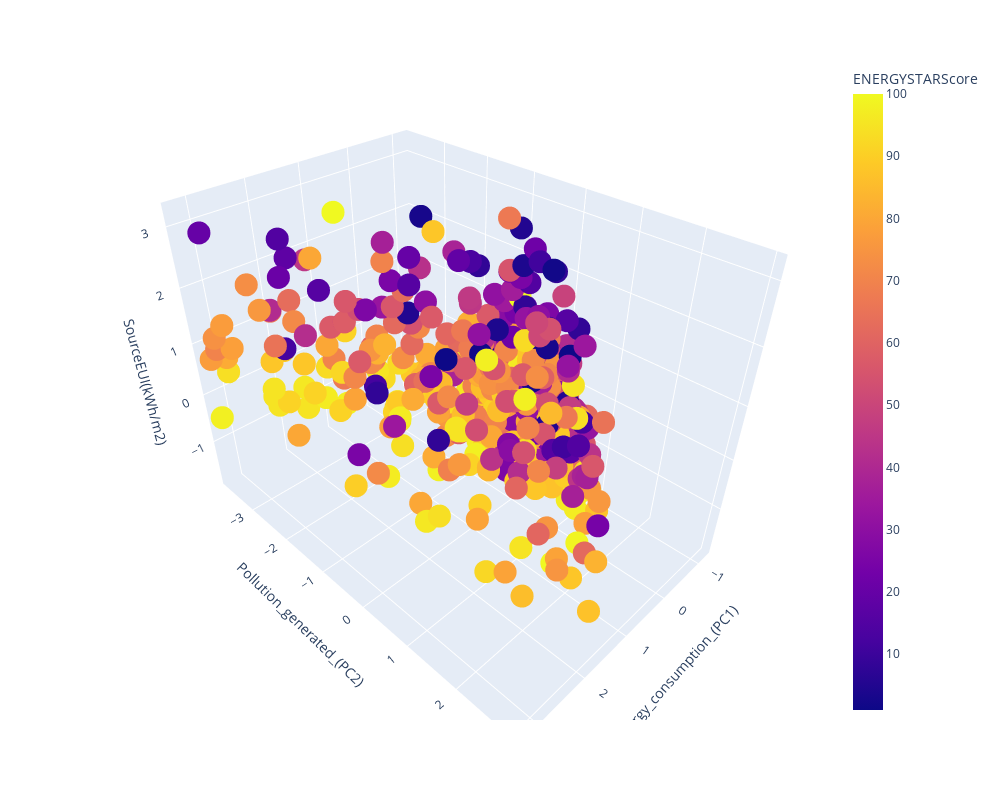

The notebook cell saved with this chart:
### Code cell
fig = px.scatter_3d(
    data_frame=df,
    x="Energy_consumption_(PC1)",
    y="Pollution_generated_(PC2)",
    z="SourceEUI(kWh/m2)",
    color="ENERGYSTARScore",
    width=1000,
    height=800
    )

###
# Titles/Lables

#
###

fig.show()

### Figure 1 — Plotly figure (JSON) as saved in the notebook; plotly's stock layout.template omitted (floating-point values rounded to 4 significant figures; data arrays with more than 128 entries replaced by an {"elided": "..."} marker saying what was removed)
{"data": [{"hovertemplate": "Energy_consumption_(PC1)=%{x}<br>Pollution_generated_(PC2)=%{y}<br>SourceEUI(kWh/m2)=%{z}<br>ENERGYSTARScore=%{marker.color}<extra></extra>", "legendgroup": "", "marker": {"color": {"elided": "868 int values"}, "coloraxis": "coloraxis", "symbol": "circle"}, "mode": "markers", "name": "", "scene": "scene", "showlegend": false, "type": "scatter3d", "x": {"elided": "868 float values"}, "y": {"elided": "868 float values"}, "z": {"elided": "868 float values"}}], "layout": {"coloraxis": {"colorbar": {"title": {"text": "ENERGYSTARScore"}}, "colorscale": [[0, "#0d0887"], [0.1111, "#46039f"], [0.2222, "#7201a8"], [0.3333, "#9c179e"], [0.4444, "#bd3786"], [0.5556, "#d8576b"], [0.6667, "#ed7953"], [0.7778, "#fb9f3a"], [0.8889, "#fdca26"], [1, "#f0f921"]]}, "height": 800, "legend": {"tracegroupgap": 0}, "margin": {"t": 60}, "scene": {"domain": {"x": [0, 1], "y": [0, 1]}, "xaxis": {"title": {"text": "Energy_consumption_(PC1)"}}, "yaxis": {"title": {"text": "Pollution_generated_(PC2)"}}, "zaxis": {"title": {"text": "SourceEUI(kWh/m2)"}}}, "width": 1000}}
